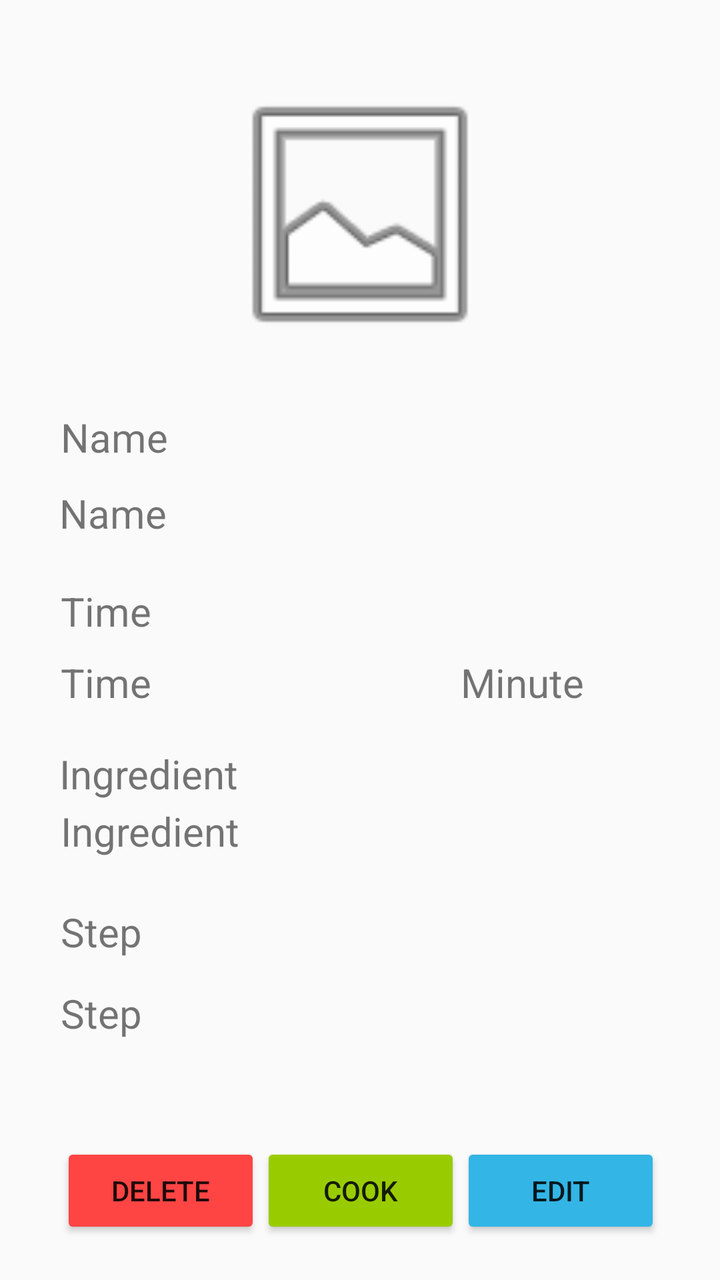
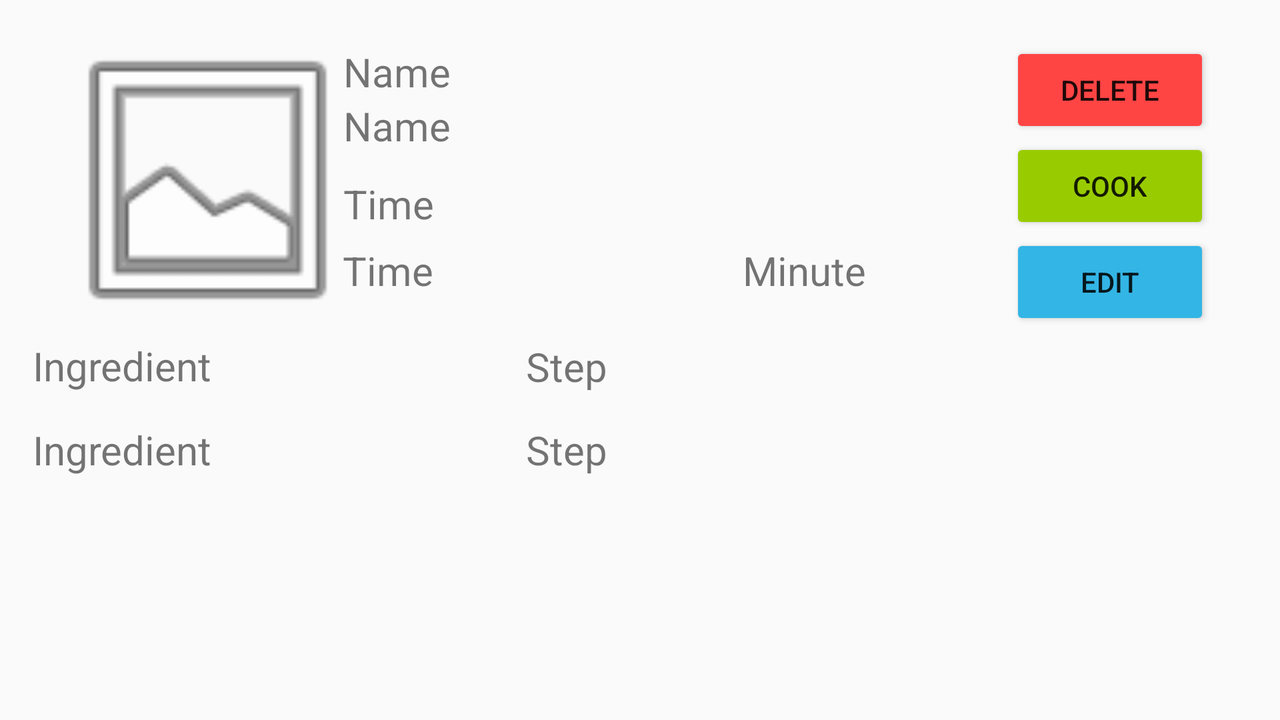

Compare how this app lays out the same screen by default and in its alternative resource folder. The renders come first, then the two layout files and the values they reference.
<!-- AndroidManifest.xml: application theme AppTheme -->
<!-- res/layout/recipe_detail_fragment.xml -->
<?xml version="1.0" encoding="utf-8"?>
<androidx.constraintlayout.widget.ConstraintLayout
    xmlns:android="http://schemas.android.com/apk/res/android"
    xmlns:app="http://schemas.android.com/apk/res-auto"
    xmlns:tools="http://schemas.android.com/tools"
    android:layout_width="match_parent"
    android:layout_height="match_parent">

    <ImageView
        android:id="@+id/recipe_photo"
        android:layout_width="168dp"
        android:layout_height="143dp"
        app:layout_constraintBottom_toBottomOf="parent"
        app:layout_constraintEnd_toEndOf="parent"
        app:layout_constraintStart_toStartOf="parent"
        app:layout_constraintTop_toTopOf="parent"
        app:layout_constraintVertical_bias="0.072"
        app:srcCompat="@android:drawable/ic_menu_gallery" />

    <LinearLayout
        android:id="@+id/linearLayout2"
        android:layout_width="300sp"
        android:layout_height="wrap_content"
        app:layout_constraintBottom_toBottomOf="parent"
        app:layout_constraintEnd_toEndOf="parent"
        app:layout_constraintHorizontal_bias="0.504"
        app:layout_constraintStart_toStartOf="parent"
        app:layout_constraintTop_toBottomOf="@+id/edt_step"
        app:layout_constraintVertical_bias="0.713">

        <Button
            android:id="@+id/delete"
            android:layout_width="100sp"
            android:layout_height="wrap_content"
            android:backgroundTint="@android:color/holo_red_light"
            android:text="@string/delete" />

        <Button
            android:id="@+id/create"
            android:layout_width="100sp"
            android:layout_height="wrap_content"
            android:backgroundTint="@android:color/holo_green_light"
            android:text="@string/create" />

        <Button
            android:id="@+id/edit"
            android:layout_width="100sp"
            android:layout_height="wrap_content"
            android:backgroundTint="@android:color/holo_blue_light"
            android:text="@string/edit" />
    </LinearLayout>

    <TextView
        android:id="@+id/edt_ingredient"
        android:layout_width="300sp"
        android:layout_height="wrap_content"
        android:layout_marginBottom="204dp"
        android:ems="10"
        android:inputType="textMultiLine"
        android:text="@string/ingredient"
        android:textSize="20sp"
        app:layout_constraintBottom_toBottomOf="parent"
        app:layout_constraintEnd_toEndOf="parent"
        app:layout_constraintHorizontal_bias="0.504"
        app:layout_constraintStart_toStartOf="parent"
        app:layout_constraintTop_toBottomOf="@+id/ingredient"
        app:layout_constraintVertical_bias="0.206" />

    <TextView
        android:id="@+id/ingredient"
        android:layout_width="300sp"
        android:layout_height="wrap_content"
        android:ems="10"
        android:inputType="textMultiLine"
        android:text="@string/ingredient"
        android:textSize="20sp"
        app:layout_constraintBottom_toBottomOf="parent"
        app:layout_constraintEnd_toEndOf="parent"
        app:layout_constraintHorizontal_bias="0.495"
        app:layout_constraintStart_toStartOf="parent"
        app:layout_constraintTop_toBottomOf="@+id/linearLayout"
        app:layout_constraintVertical_bias="0.072" />

    <TextView
        android:id="@+id/edt_name"
        android:layout_width="300sp"
        android:layout_height="wrap_content"
        android:ems="10"
        android:inputType="textPersonName"
        android:text="@string/name"
        android:textSize="20sp"
        app:layout_constraintBottom_toBottomOf="parent"
        app:layout_constraintEnd_toEndOf="parent"
        app:layout_constraintHorizontal_bias="0.495"
        app:layout_constraintStart_toStartOf="parent"
        app:layout_constraintTop_toBottomOf="@+id/name"
        app:layout_constraintVertical_bias="0.029" />

    <TextView
        android:id="@+id/name"
        android:layout_width="300sp"
        android:layout_height="wrap_content"
        android:ems="10"
        android:inputType="textPersonName"
        android:text="@string/name"
        android:textSize="20sp"
        app:layout_constraintBottom_toBottomOf="parent"
        app:layout_constraintEnd_toEndOf="parent"
        app:layout_constraintHorizontal_bias="0.504"
        app:layout_constraintStart_toStartOf="parent"
        app:layout_constraintTop_toBottomOf="@+id/recipe_photo"
        app:layout_constraintVertical_bias="0.061" />

    <TextView
        android:id="@+id/time"
        android:layout_width="300sp"
        android:layout_height="wrap_content"
        android:ems="10"
        android:inputType="textPersonName"
        android:text="@string/time"
        android:textSize="20sp"
        app:layout_constraintBottom_toBottomOf="parent"
        app:layout_constraintEnd_toEndOf="parent"
        app:layout_constraintHorizontal_bias="0.504"
        app:layout_constraintStart_toStartOf="parent"
        app:layout_constraintTop_toBottomOf="@+id/edt_name"
        app:layout_constraintVertical_bias="0.064" />

    <LinearLayout
        android:id="@+id/linearLayout"
        android:layout_width="300sp"
        android:layout_height="wrap_content"
        app:layout_constraintBottom_toBottomOf="parent"
        app:layout_constraintEnd_toEndOf="parent"
        app:layout_constraintHorizontal_bias="0.504"
        app:layout_constraintStart_toStartOf="parent"
        app:layout_constraintTop_toBottomOf="@+id/time"
        app:layout_constraintVertical_bias="0.029">

        <TextView
            android:id="@+id/edt_time"
            android:layout_width="200sp"
            android:layout_height="wrap_content"
            android:ems="10"
            android:inputType="textEmailAddress"
            android:text="@string/time"
            android:textSize="20sp"
            app:layout_constraintBottom_toBottomOf="parent"
            app:layout_constraintEnd_toEndOf="parent"
            app:layout_constraintHorizontal_bias="0.502"
            app:layout_constraintStart_toStartOf="parent"
            app:layout_constraintTop_toTopOf="parent"
            app:layout_constraintVertical_bias="0.297" />

        <TextView
            android:id="@+id/textView"
            android:layout_width="100sp"
            android:layout_height="wrap_content"
            android:text="@string/minute"
            android:textSize="20sp" />

    </LinearLayout>

    <TextView
        android:id="@+id/edt_step"
        android:layout_width="300sp"
        android:layout_height="wrap_content"
        android:ems="10"
        android:inputType="textMultiLine"
        android:text="@string/step"
        android:textSize="20sp"
        app:layout_constraintBottom_toBottomOf="parent"
        app:layout_constraintEnd_toEndOf="parent"
        app:layout_constraintHorizontal_bias="0.504"
        app:layout_constraintStart_toStartOf="parent"
        app:layout_constraintTop_toBottomOf="@+id/step"
        app:layout_constraintVertical_bias="0.101" />

    <TextView
        android:id="@+id/step"
        android:layout_width="300sp"
        android:layout_height="wrap_content"
        android:ems="10"
        android:inputType="textMultiLine"
        android:text="@string/step"
        android:textSize="20sp"
        app:layout_constraintBottom_toBottomOf="parent"
        app:layout_constraintEnd_toEndOf="parent"
        app:layout_constraintHorizontal_bias="0.504"
        app:layout_constraintStart_toStartOf="parent"
        app:layout_constraintTop_toBottomOf="@+id/edt_ingredient"
        app:layout_constraintVertical_bias="0.126" />
</androidx.constraintlayout.widget.ConstraintLayout>
<!-- resources referenced by this layout -->
<resources>
  <string name="create">Cook</string>
  <string name="delete">Delete</string>
  <string name="edit">Edit</string>
  <string name="ingredient">Ingredient</string>
  <string name="minute">Minute</string>
  <string name="name">Name</string>
  <string name="step">Step</string>
  <string name="time">Time</string>
  <style name="AppTheme" parent="Theme.AppCompat.Light.DarkActionBar">
          
          <item name="colorPrimary">@color/colorPrimaryDark</item>
          <item name="colorPrimaryDark">@color/colorPrimary</item>
          <item name="colorAccent">@color/colorAccent</item>
      </style>
  <color name="colorPrimaryDark">#FFC7C7</color>
  <color name="colorPrimary">#FFE2E2</color>
  <color name="colorAccent">#8785A2</color>
</resources>
<!-- res/layout-land/recipe_detail_fragment.xml (the author's variant of the layout above) -->
<!-- drawn on the phone turned sideways -->
<?xml version="1.0" encoding="utf-8"?>
<androidx.constraintlayout.widget.ConstraintLayout
    xmlns:android="http://schemas.android.com/apk/res/android"
    xmlns:app="http://schemas.android.com/apk/res-auto"
    xmlns:tools="http://schemas.android.com/tools"
    android:layout_width="match_parent"
    android:layout_height="match_parent">

    <ImageView
        android:id="@+id/recipe_photo"
        android:layout_width="183dp"
        android:layout_height="158dp"
        app:layout_constraintBottom_toBottomOf="parent"
        app:layout_constraintEnd_toEndOf="parent"
        app:layout_constraintHorizontal_bias="0.027"
        app:layout_constraintStart_toStartOf="parent"
        app:layout_constraintTop_toTopOf="parent"
        app:layout_constraintVertical_bias="0.055"
        app:srcCompat="@android:drawable/ic_menu_gallery" />

    <LinearLayout
        android:id="@+id/linearLayout2"
        android:layout_width="wrap_content"
        android:layout_height="wrap_content"
        android:orientation="vertical"
        app:layout_constraintBottom_toBottomOf="parent"
        app:layout_constraintEnd_toEndOf="parent"
        app:layout_constraintHorizontal_bias="0.935"
        app:layout_constraintStart_toStartOf="parent"
        app:layout_constraintTop_toTopOf="parent"
        app:layout_constraintVertical_bias="0.097">

        <Button
            android:id="@+id/delete"
            android:layout_width="100sp"
            android:layout_height="wrap_content"
            android:backgroundTint="@android:color/holo_red_light"
            android:text="@string/delete" />

        <Button
            android:id="@+id/create"
            android:layout_width="100sp"
            android:layout_height="wrap_content"
            android:backgroundTint="@android:color/holo_green_light"
            android:text="@string/create" />

        <Button
            android:id="@+id/edit"
            android:layout_width="100sp"
            android:layout_height="wrap_content"
            android:backgroundTint="@android:color/holo_blue_light"
            android:text="@string/edit" />
    </LinearLayout>

    <TextView
        android:id="@+id/edt_ingredient"
        android:layout_width="200sp"
        android:layout_height="wrap_content"
        android:ems="10"
        android:inputType="textMultiLine"
        android:text="@string/ingredient"
        android:textSize="20sp"
        app:layout_constraintBottom_toBottomOf="parent"
        app:layout_constraintEnd_toEndOf="parent"
        app:layout_constraintHorizontal_bias="0.037"
        app:layout_constraintStart_toStartOf="parent"
        app:layout_constraintTop_toBottomOf="@+id/ingredient"
        app:layout_constraintVertical_bias="0.109" />

    <TextView
        android:id="@+id/ingredient"
        android:layout_width="200sp"
        android:layout_height="wrap_content"
        android:ems="10"
        android:inputType="textMultiLine"
        android:text="@string/ingredient"
        android:textSize="20sp"
        app:layout_constraintBottom_toBottomOf="parent"
        app:layout_constraintEnd_toEndOf="parent"
        app:layout_constraintHorizontal_bias="0.037"
        app:layout_constraintStart_toStartOf="parent"
        app:layout_constraintTop_toBottomOf="@+id/linearLayout"
        app:layout_constraintVertical_bias="0.113" />

    <TextView
        android:id="@+id/edt_name"
        android:layout_width="300sp"
        android:layout_height="wrap_content"
        android:ems="10"
        android:inputType="textPersonName"
        android:text="@string/name"
        android:textSize="20sp"
        app:layout_constraintBottom_toBottomOf="parent"
        app:layout_constraintEnd_toEndOf="parent"
        app:layout_constraintHorizontal_bias="0.505"
        app:layout_constraintStart_toStartOf="parent"
        app:layout_constraintTop_toBottomOf="@+id/name"
        app:layout_constraintVertical_bias="0.0" />

    <TextView
        android:id="@+id/name"
        android:layout_width="300sp"
        android:layout_height="wrap_content"
        android:ems="10"
        android:inputType="textPersonName"
        android:text="@string/name"
        android:textSize="20sp"
        app:layout_constraintBottom_toBottomOf="parent"
        app:layout_constraintEnd_toEndOf="parent"
        app:layout_constraintHorizontal_bias="0.505"
        app:layout_constraintStart_toStartOf="parent"
        app:layout_constraintTop_toTopOf="parent"
        app:layout_constraintVertical_bias="0.067" />

    <TextView
        android:id="@+id/time"
        android:layout_width="300sp"
        android:layout_height="wrap_content"
        android:ems="10"
        android:inputType="textPersonName"
        android:text="@string/time"
        android:textSize="20sp"
        app:layout_constraintBottom_toBottomOf="parent"
        app:layout_constraintEnd_toEndOf="parent"
        app:layout_constraintHorizontal_bias="0.505"
        app:layout_constraintStart_toStartOf="parent"
        app:layout_constraintTop_toBottomOf="@+id/edt_name"
        app:layout_constraintVertical_bias="0.047" />

    <LinearLayout
        android:id="@+id/linearLayout"
        android:layout_width="300sp"
        android:layout_height="wrap_content"
        app:layout_constraintBottom_toBottomOf="parent"
        app:layout_constraintEnd_toEndOf="parent"
        app:layout_constraintHorizontal_bias="0.504"
        app:layout_constraintStart_toStartOf="parent"
        app:layout_constraintTop_toBottomOf="@+id/time"
        app:layout_constraintVertical_bias="0.029">

        <TextView
            android:id="@+id/edt_time"
            android:layout_width="200sp"
            android:layout_height="wrap_content"
            android:ems="10"
            android:inputType="textEmailAddress"
            android:text="@string/time"
            android:textSize="20sp"
            app:layout_constraintBottom_toBottomOf="parent"
            app:layout_constraintEnd_toEndOf="parent"
            app:layout_constraintHorizontal_bias="0.502"
            app:layout_constraintStart_toStartOf="parent"
            app:layout_constraintTop_toTopOf="parent"
            app:layout_constraintVertical_bias="0.497" />

        <TextView
            android:id="@+id/textView"
            android:layout_width="100sp"
            android:layout_height="wrap_content"
            android:text="@string/minute"
            android:textSize="20sp" />

    </LinearLayout>

    <TextView
        android:id="@+id/edt_step"
        android:layout_width="200sp"
        android:layout_height="wrap_content"
        android:ems="10"
        android:inputType="textMultiLine"
        android:text="@string/step"
        android:textSize="20sp"
        app:layout_constraintBottom_toBottomOf="parent"
        app:layout_constraintEnd_toEndOf="parent"
        app:layout_constraintHorizontal_bias="0.598"
        app:layout_constraintStart_toStartOf="parent"
        app:layout_constraintTop_toBottomOf="@+id/step"
        app:layout_constraintVertical_bias="0.108" />

    <TextView
        android:id="@+id/step"
        android:layout_width="200sp"
        android:layout_height="wrap_content"
        android:ems="10"
        android:inputType="textMultiLine"
        android:text="@string/step"
        android:textSize="20sp"
        app:layout_constraintBottom_toBottomOf="parent"
        app:layout_constraintEnd_toEndOf="parent"
        app:layout_constraintHorizontal_bias="0.598"
        app:layout_constraintStart_toStartOf="parent"
        app:layout_constraintTop_toBottomOf="@+id/linearLayout"
        app:layout_constraintVertical_bias="0.114" />
</androidx.constraintlayout.widget.ConstraintLayout>
